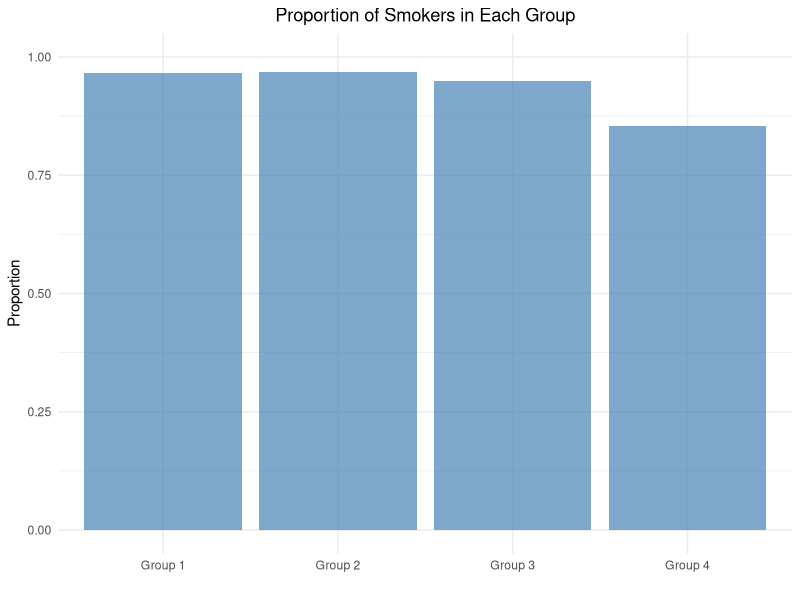
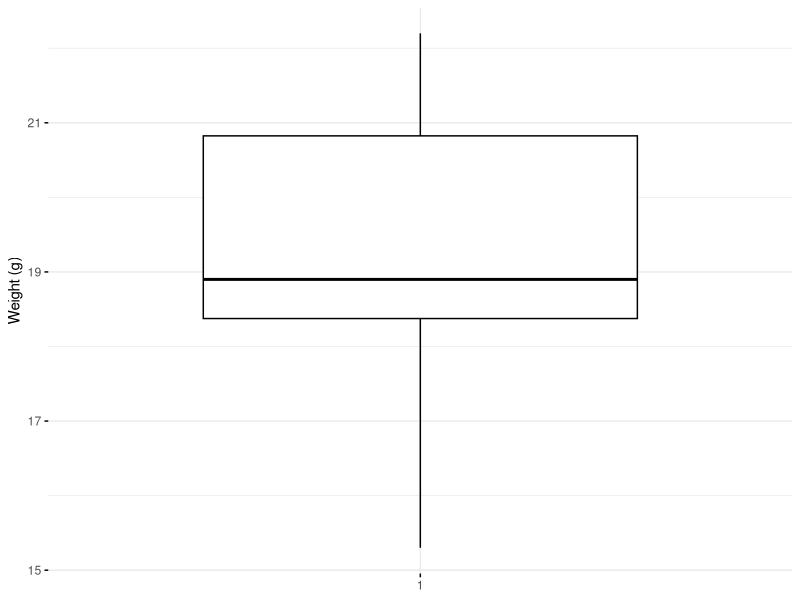
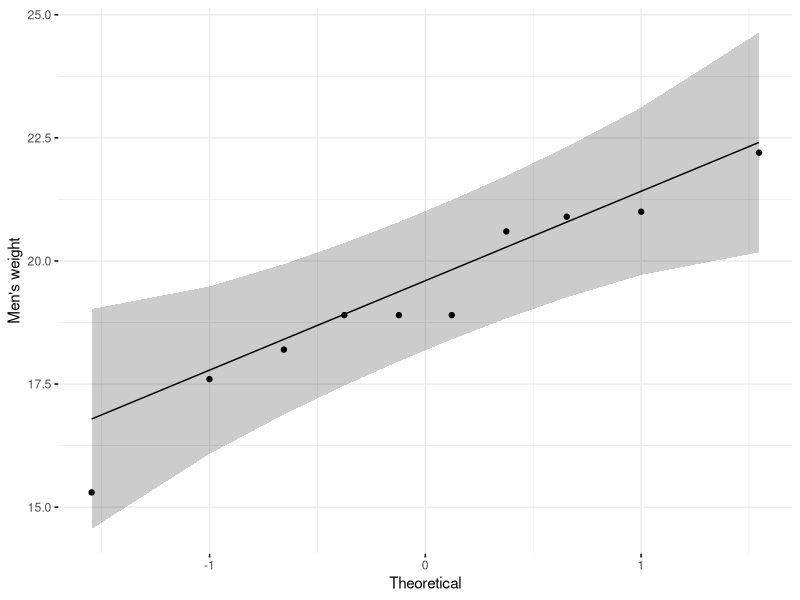
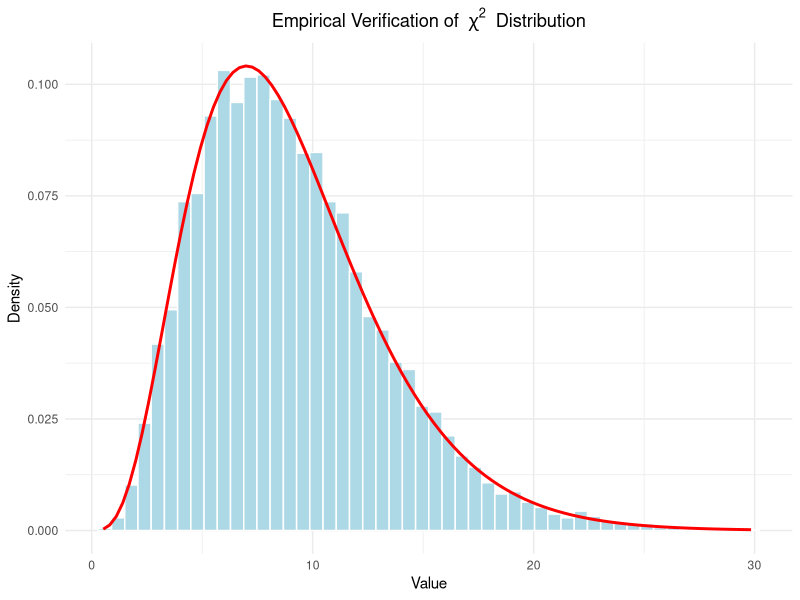
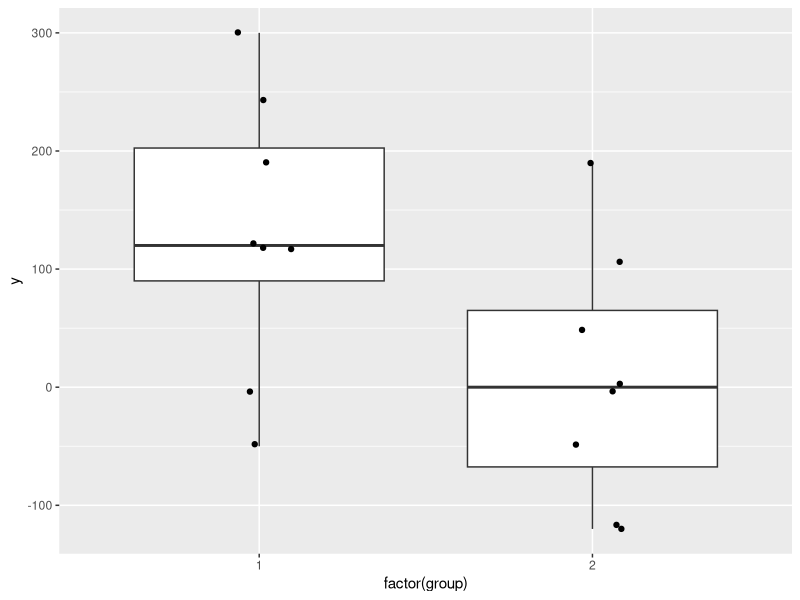
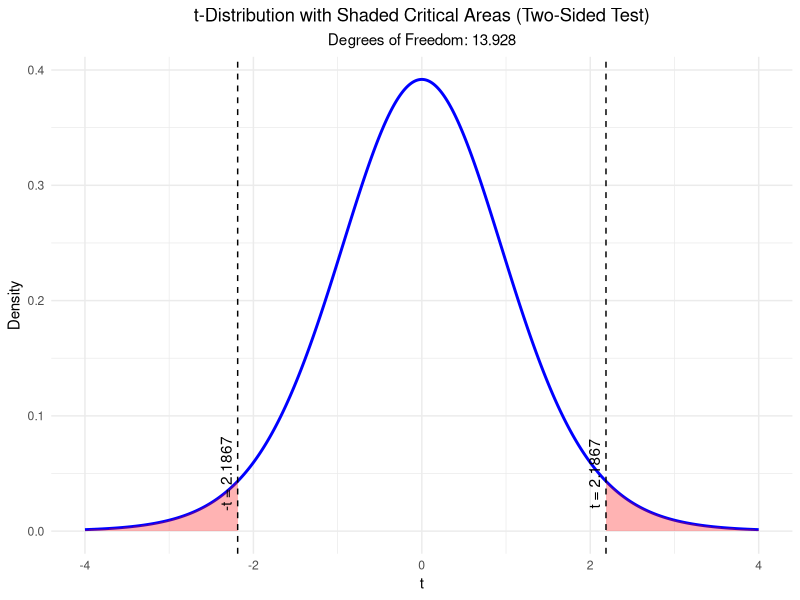
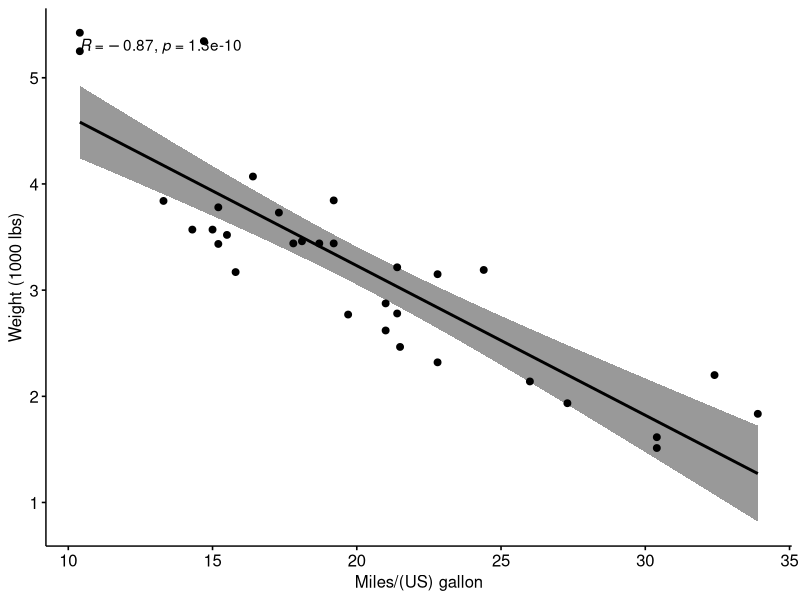

The R source for these figures, in order:
## ---- chunk 1
# binomial test
binom.test(137, 1000, p = 0.04, alternative = "greater")
## ---- chunk 2
binom.test(137, 1000, p = 0.04, alternative = "two.sided")
## ---- chunk 3
binom.test(137, 1000, p = 0.04, alternative = "two.sided", conf.level = 0.86)
## ---- chunk 4
set.seed(443)
heads <- rbinom(1, size = 100,
                prob = 0.5) # create a sample with known probability
prop.test(heads, 100,
          conf.level = 0.94, p = 0.5) # continuity correction TRUE by default
prop.test(heads, 100,
          correct = FALSE,
          conf.level = 0.94, p = 0.5) # no continuity correction
## ---- chunk 5
# Observed and expected values
heads <- 47  # Observed count of heads
total <- 100  # Total flips
p_null <- 0.5  # Null hypothesis proportion

# Observed proportion
p_observed <- heads / total

# Z-test statistic
Z <- (p_observed - p_null) / sqrt((p_null * (1 - p_null)) / total)

# Chi-squared test statistic
X_squared <- Z^2

# Print the results
Z
X_squared
## ---- chunk 6
library(tidyverse)
# Data from Fleiss (1981), p. 139.
# H0: The null hypothesis is that the four populations from which
#     the patients were drawn have the same true proportion of smokers.
# H1: The alternative is that this proportion is different in at
#     least one of the populations.

smokers  <- c(83, 90, 129, 70)
patients <- c(86, 93, 136, 82)
categories <- c("Group 1", "Group 2", "Group 3", "Group 4")

data.frame(
  Category = categories,
  Proportion = smokers / patients
) %>%
  ggplot(aes(x = Category, y = Proportion)) +
  geom_bar(stat = "identity", fill = "steelblue", alpha = 0.7) +
  labs(
    title = "Proportion of Smokers in Each Group",
    x = "",
    y = "Proportion"
  ) +
  ylim(0, 1) +
  theme_minimal() +
  theme(plot.title = element_text(hjust = 0.5))

prop.test(smokers, patients)
## ---- chunk 7
pchisq(12.6, df = 3, lower.tail = FALSE)
## ---- chunk 8
set.seed(1234)
my_data <- data.frame(
  name = paste0(rep("M_", 10), 1:10),
  weight = round(rnorm(10, 20, 2), 1)
)
head(my_data, 10)
summary(my_data$weight)

library(ggpubr)
ggboxplot(my_data$weight,
          ylab = "Weight (g)", xlab = FALSE,
          ggtheme = theme_minimal())

ggqqplot(my_data$weight, ylab = "Men's weight",
         ggtheme = theme_minimal())

t.test(my_data$weight, mu = 25,
       alternative = "two.sided", conf.level = 0.94)

t.test(my_data$weight, mu = 25,
       alternative = "less", conf.level = 0.94)

t.test(my_data$weight, mu = 25,
       alternative = "greater", conf.level = 0.94)
## ---- chunk 9
pt(-9.078319, df = 9) * 2 # two-sided
## ---- chunk 10
# Load necessary libraries
library(ggplot2)

# Parameters
n <- 10            # Sample size
mu_0 <- 25         # Mean under null hypothesis
sigma <- 1         # Standard deviation
num_simulations <- 10000  # Number of simulations

# Simulations
set.seed(42)  # For reproducibility
chi_squared_values <- numeric(num_simulations)

for (i in 1:num_simulations) {
  # Generate random sample
  sample <- rnorm(n, mean = mu_0, sd = sigma)
  # Calculate sample variance
  sample_variance <- var(sample)
  # Calculate chi-squared value
  chi_squared_values[i] <- (n - 1) * sample_variance / sigma^2
}

data.frame(chi_squared = chi_squared_values) %>%
  ggplot(aes(x = chi_squared)) +
  geom_histogram(aes(y = after_stat(density)), bins = 50,
                 fill = "lightblue", color = "white") +
  stat_function(fun = dchisq, args = list(df = n - 1),
                color = "red", linewidth = 1) +
  labs(
    title = expression("Empirical Verification of " ~ chi^2 ~ " Distribution"),
    x = "Value",
    y = "Density"
  ) +
  theme_minimal() +
  theme(
    plot.title = element_text(hjust = 0.5)
  )
## ---- chunk 11
(y1 <- c(-.5, 0, 1.2, 1.2, 1.2, 1.9, 2.4, 3) * 100)
(y2 <- c(-1.2, -1.2, -.5, 0, 0, .5, 1.1, 1.9) * 100)

length(y1)
length(y2)

data <- data.frame(y1, y2)
psych::describe(data)

# Boxplot:
data.frame(y = c(y1, y2), group = c(rep(1, 8), rep(2, 8))) %>%
  ggplot(aes(x = factor(group), y = y)) +  # Use factor for discrete x-axis
  geom_boxplot() +                        # Add boxplot layer
  geom_jitter(width = 0.1)                # Add jitter for individual
# -> Visually, there seems to be a difference between the two groups.

t.test(y1, y2, conf.level = 0.93)
## ---- chunk 12
# Load ggplot2
library(ggplot2)

# Define degrees of freedom
df <- 13.928

# Define the range for x and the critical t-values
x <- seq(-4, 4, length.out = 500)
critical_t <- 2.1867

# Create a data frame with x and corresponding density values
t_dist <- data.frame(
  x = x,
  density = dt(x, df)
)

# Plot the t-distribution with shaded tail areas
ggplot(t_dist, aes(x = x, y = density)) +
  # Add the main t-distribution curve
  geom_line(linewidth = 1, color = "blue") +
  # Add shaded areas below the curve outside the critical t-values
  geom_ribbon(
    data = subset(t_dist, x < -critical_t),
    aes(ymin = 0, ymax = density),
    fill = "red",
    alpha = 0.3
  ) +
  geom_ribbon(
    data = subset(t_dist, x > critical_t),
    aes(ymin = 0, ymax = density),
    fill = "red",
    alpha = 0.3
  ) +
  # Add vertical lines for the critical t-values
  geom_vline(xintercept = c(-critical_t, critical_t),
             linetype = "dashed", color = "black") +
  # Annotate the critical t-values
  annotate("text", x = -critical_t, y = 0.05,
           label = paste0("-t = ", critical_t), angle = 90, vjust = -0.5) +
  annotate("text", x = critical_t, y = 0.05,
           label = paste0("t = ", critical_t), angle = 90, vjust = -0.5) +
  # Add labels and style
  labs(
    title = "t-Distribution with Shaded Critical Areas (Two-Sided Test)",
    subtitle = paste("Degrees of Freedom:", df),
    x = "t",
    y = "Density"
  ) +
  theme_minimal() +
  theme(
    plot.title = element_text(hjust = 0.5),  # Center the title
    plot.subtitle = element_text(hjust = 0.5)  # Center the subtitle
  )

# p-value manually:
pt(-2.1867, df) * 2
## ---- chunk 13
library(ggpubr)
mtcars %>%
  ggscatter(x = "mpg", y = "wt",
            add = "reg.line", conf.int = TRUE,
            cor.coef = TRUE, cor.method = "pearson",
            xlab = "Miles/(US) gallon", ylab = "Weight (1000 lbs)")

cor.test(mtcars$mpg, mtcars$wt)
## ---- chunk 14
(r <- cor(mtcars$mpg, mtcars$wt))
(n <- nrow(mtcars))
(t <- r * sqrt(n - 2) / sqrt(1 - r^2))
(p <- 2 * pt(-abs(t), df = n - 2))
## ---- chunk 15
library(knitr)

# Define the data
data <- data.frame(
  "Decision about null hypothesis (H0)" = c("Not reject", "Reject"),
  "Null hypothesis (H0) is true" = c(
    "Correct inference (true negative)\n(probability = 1 - α)",
    "Type I error (false positive)\n(probability = α)"
  ),
  "Null hypothesis (H0) is false" = c(
    "Type II error (false negative)\n(probability = β)",
    "Correct inference (true positive)\n(probability = 1 - β)"
  )
)

# Render the table
kable(data, format = "html", align = "c", row.names = FALSE,
      col.names = c("Decision about null hypothesis (H0)",
                    "Null hypothesis (H0) is true",
                    "Null hypothesis (H0) is false"))
